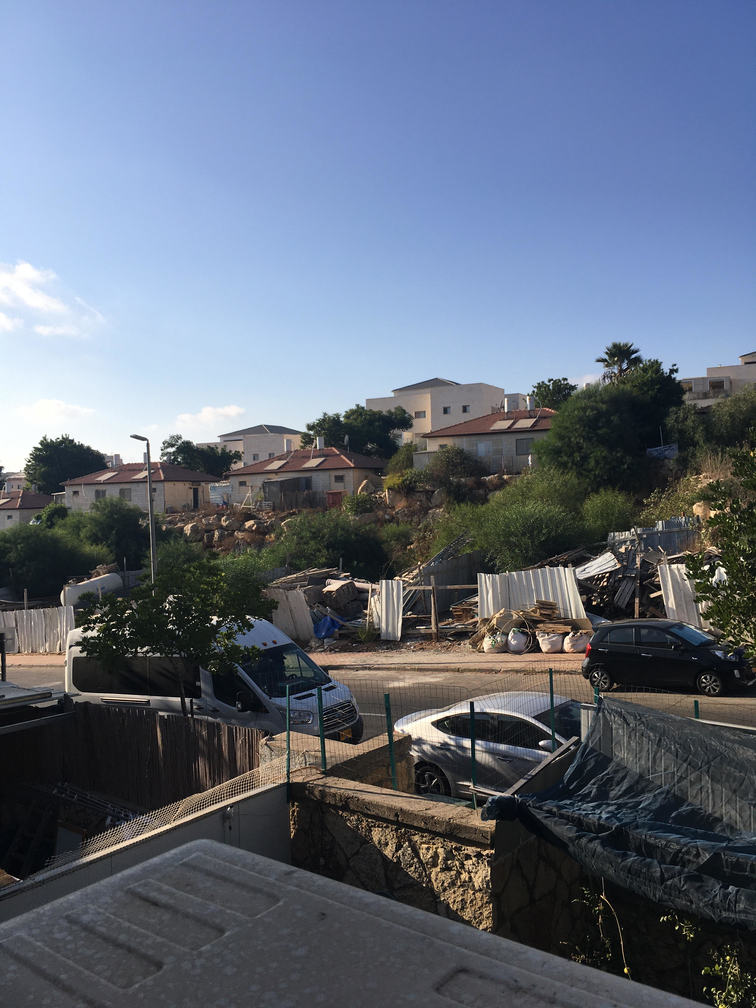
#> input picture data/inp/mine/ariel1.jpg, 756 x 1008 px; the run also reads 2 pictures not shown here
$ python myPanorama.py
#> lines starting #> are read from the running program, lines starting #| are printed output that depends on the picture
### imageRegistration.py
import cv2 as cv
import numpy as np
import matplotlib.pyplot as plt


'''
% function name: findMatchFeaturs
% Finding match features betweem 2 images, using OpenCV methods.
% Arguments:
% img1,img2 − images.
% Returns:
% match_points - List of matching points between the 2 images.
'''
def findMatchFeaturs(img1,img2):

    # Initiate SIFT detector
    sift = cv.xfeatures2d.SIFT_create()

    # find the keypoints and descriptors with SIFT
    kp1, des1 = sift.detectAndCompute(img1, None)
    kp2, des2 = sift.detectAndCompute(img2, None)

    # BFMatcher with default params
    bf = cv.BFMatcher()
    matches = bf.knnMatch(des1, des2, k=2)

    ratio = 0.75

    # Apply ratio test
    goodImg1 = []
    goodImg2 = []

    match_points = []

    for m, n in matches:
        if m.distance < ratio * n.distance:
            goodImg1.append([m])
            goodImg2.append([n])
            p1 = kp1[m.queryIdx].pt
            p1s = [p1[0],p1[1]]
            p2 = kp2[m.trainIdx].pt
            p2s = [p2[0],p2[1]]
            match_points.append([p1s,p2s])

    return match_points


'''
% function name: applyHomography
% APPLYHOMOGRAPHY Transform coordinates pos1 to pos2 using homography H.
% Arguments:
% pos1 - An nx2 matrix of [x,y] point coordinates per row.
% H - A 3x3 homography matrix.
% Returns:
% pos2 - An nx2 matrix of [x,y] point coordinates per row obtained from transforming pos1 using H.
'''
def applyHomography(pos1, H):

    pos2 = []  # For the new points positions after homography transformation

    # For every point calculate transformation:
    for point in pos1:

        # print(point)
        p = [point[0],point[1],1]  # Convert to homogeneous coordinate
        newP = H.dot(p)  # Multiply in the transformation matrix
        # if newP[2] == 0:
        # print(newP)
        newP = [newP[0]/newP[2],newP[1]/newP[2]]  # Convert from homogeneous coordinate

        pos2.append(newP)

    return pos2


'''
% function name: computeHomography
% Calculate homography between 4 matching positions(8 points), using DLT.
% Arguments:
% pts1 - An 4x2 matrix of [x,y] point coordinates per row, positions from the first image.
% pts2 - An 4x2 matrix of [x,y] point coordinates per row, matching positions on the other image.
% Returns:
% h - A 3x3 homography matrix.
'''
def computeHomography(pts1,pts2):

    mat = []

    for p1,p2 in zip(pts1,pts2):
        # DLT equations:
        arr1 = [p1[0],p1[1],1,0,0,0,-p2[0]*p1[0],-p2[0]*p1[1],-p2[0]]
        arr2 = [0,0,0,p1[0],p1[1],1,-p2[1]*p1[0],-p2[1]*p2[1],-p2[1]]

        mat.append(arr1)
        mat.append(arr2)

    # convert A to array:
    A = np.asarray(mat)
    # Compute the SVD:
    U, S, Vh = np.linalg.svd(A)
    # The parameters are in the last line of Vh and normalize them:
    L = Vh[-1, :] / Vh[-1, -1]
    # homography matrix:
    h = L.reshape(3, 3)

    return h

'''
% function name: computeDist
% Calculate squared euclidean distance between 2 points(the real point to estimate point).
% Arguments:
% pos1 - An nx2 matrix of [x,y] point coordinates per row, positions from the first image.
% pos2 - An nx2 matrix of [x,y] point coordinates per row, positions from the second image.
% H - A 3x3 homography matrix.
% inlierTol − inlier tolerance threshold.
% Returns:
% inlierPts - List oh inlier points.
'''
def computeDist(pos1,pos2,H,inlierTol):

    inlierPts = []  # For points whose distance is less than the threshold(inlier points).

    # Estimated position of the points from img1 in img2 according to the homography matrix:
    pts1est = applyHomography(pos1,H)

    # For every tuple of (estimated point,real point(img1),real point(img2),
    # calculate squared euclidean distance, if the norm is less than the threshold,
    # enter the real points in the inlierPts list.
    for est,p1,p2 in zip(pts1est,pos1,pos2):

        pEst = np.transpose([est[0], est[1]])
        pReal = np.transpose([p2[0], p2[1]])

        E = pReal - pEst
        norm = np.linalg.norm(E)

        if norm < inlierTol:
            inlierPts.append([p1,p2])

    return inlierPts


'''
function name: ransacHomography
% RANSACHOMOGRAPHY Fit homography to maximal inliers given point matches using the RANSAC algorithm.
% Arguments:
% pos1,pos2 − Two nx2 matrices containing n rows of [x,y] coordinates of matched points.
% numIters − Number of RANSAC iterations to perform.
% inlierTol − inlier tolerance threshold.
% Returns:
% bestH − A 3x3 normalized homography matrix.
% inliersPts − An array containing the indices in pos1/pos2 of the maximal set of inlier matches found.
'''
def ransacHomography(pos1,pos2,numIters,inlierTol):

    # For the best result during the iterations:
    bestH = []  # For homography matrix.
    inliersPts = []  # For the inlier points.

    for iter in range(numIters):
        # For each iteration, select 4 random points:
        idx = np.random.choice(len(pos1), size=4, replace=False)
        batch1 = []
        batch2 = []
        for n in idx:
            batch1.append(pos1[n])
            batch2.append(pos2[n])

        # Compute homography matrix:
        h = computeHomography(batch1,batch2)
        # Find inlier points:
        inlierPtsCurr = computeDist(pos1,pos2,h,inlierTol)

        # If the number of inlier points in the current iteration is greater than what we have saved,
        # save the matrix and the list of inlier points.
        if len(inlierPtsCurr) > len(inliersPts):
            inliersPts = inlierPtsCurr
            bestH = h

    return bestH,inliersPts

'''
function name: spiltPointsList
% Split a list of points from the following form: [[p1img1,p1img2],[p2img1,p2img2],...]
% for two lists, one for each image
% Arguments:
% pts - lists of points. [[p1img1,p1img2],[p2img1,p2img2],...]
% Returns:
% img1Pts- list of points. [p1img1,p2img1,...]
img2Pts - list of points.  [p1img2,p2img2,...]
'''
def spiltPointsList(pts):
    img1Pts = []
    img2Pts = []
    for i in pts:
        img1Pts.append(i[0])
        img2Pts.append(i[1])

    return img1Pts,img2Pts


'''
function name:displayMatches
% DISPLAYMATCHES Display matched pt. pairs overlayed on given image pair.
% Arguments:
% im1,im2 − two grayscale images
% pos1,pos2 − nx2 matrices containing n rows of [x,y] coordinates of matched
% points in im1 and im2 (i.e. the i’th match’s coordinate is
% pos1(i,:) in im1 and and pos2(i,:) in im2).
% inlind − k−element array of inlier matches (e.g. see output of
% ransacHomography)
'''
# [33 lines left out: function displayMatchs, not called in this run]


# [8 lines of commented-out code are left out]

### panorama_stitching.py
import cv2 as cv
import numpy as np
import matplotlib.pyplot as plt
import imageRegistration as ir


'''
function name: accumulateHomographies
% ACCUMULATEHOMOGRAPHY Accumulate homography matrix sequence.
% Arguments:
% Hpair − array or dict of M−1 3x3 homography matrices where Hpair{i} is a
% homography that transforms between coordinate systems i and i+1.
% m − Index of coordinate system we would like to accumulate the
% given homographies towards (see details below).
% Returns:
% Htot − array or dict of M 3x3 homography matrices where Htot{i} transforms
% coordinate system i to the coordinate system having the index m.
% Note:
% In this exercise homography matrices should always maintain
% the property that H(3,3)==1. This should be done by normalizing them as
% follows before using them to perform transformations H = H/H(3,3).
'''
def accumulateHomographies(Hpair, m):

    n = len(Hpair)  # Image number
    Htot = []

    # Build #n homography matrices between coordinate systems of img #mat and #m:
    for mat in range(n+1):

        # If #mat < #m:
        #     H[i,m] = H[m-1,m] * ... * H[mat+1,mat+2] * H[mat,mat+1]
        if mat < m:
            i = m - 1
            H_im = Hpair[i]

            while i > mat:
                i -= 1
                H_im = np.matmul(H_im, Hpair[i])

            # Noramilize the matrix and round to 5 numbers after the dot:
            H_im /= H_im[2,2]
            H_im = np.asarray([[round(j,5) for j in i] for i in H_im])
            Htot.append(H_im)

        # If #mat > #m:
        #     H[i,m] = H[m,m+1]^(-1) * ... * H[mat-2,mat-1]^(-1) * H[mat-1,mat]^(-1)
        if mat > m:
            i = m
            H_im = np.linalg.inv(Hpair[i])

            while i < mat - 1:
                i += 1
                invH = np.linalg.inv(Hpair[i])
                H_im = np.matmul(H_im, invH)

            # Noramilize the matrix and round to 5 numbers after the dot:
            H_im /= H_im[2,2]
            H_im = np.asarray([[round(j,5) for j in i] for i in H_im])
            Htot.append(H_im)

        # If #mat = #m:
        #   H[i,m] = [[1,0,0],[0,1,0],[0,0,1]
        if mat == m:
            H_im = np.identity(3)
            Htot.append(H_im)

    return Htot


'''
function name: renderPanorama
% RENDERPANORAMA Renders a set of images into a combined panorama image.
% Arguments:
% im − array or dict of n grayscale images.
% H − array or dict array of n 3x3 homography matrices transforming the ith image
% coordinates to the panorama image coordinates.
% Returns:
% panorama − A grayscale panorama image composed of n vertical strips that
% were backwarped each from the relevant frame im{i} using homography H{i}.
'''
def renderPanorama(im, H):

    numOfImages = len(im)
    Hcorners = []
    # Hcenters = []
    edges = []

    # If we have just one image, return:
    if numOfImages == 1:
        panorama = im[0]

        return panorama

    # For every image from 'im':
    for i in range(numOfImages):

        rowsSize, colsSize = im[i].shape
        curHomography = H[i]

        # Find the corners of the image after the transformation:
        corners = np.array([[0, 0], [colsSize, 0], [0, rowsSize], [colsSize, rowsSize]])
        Hcorners.append(ir.applyHomography(corners, curHomography))

        # find new edges of image
        HcornersNp = np.asarray(Hcorners[i])

        curr_edges = []
        curr_edges.append(min(HcornersNp[::, 0]))  # minX
        curr_edges.append(max(HcornersNp[::, 0]))  # maxX
        curr_edges.append(min(HcornersNp[::, 1]))  # minY
        curr_edges.append(max(HcornersNp[::, 1]))  # maxY
        edges.append(curr_edges)

    edgesNp = np.asarray(edges)

    # X range
    panoramaColSize = int(max(edgesNp[::,1])-min(edgesNp[::, 0])+1)
    # Y range
    panoramaRowSize = int(max(edgesNp[::,3])-min(edgesNp[::, 2])+1)

    panorama = np.zeros((panoramaRowSize, panoramaColSize))

    for i in range(numOfImages):

        Hmat = H[i]
        # warp images and add to 'panorama':
        panorama += cv.warpPerspective(im[i], Hmat,panorama.shape).T

        # Crop 'panorama':
        ans = panorama.T
        yBorder = int(max(edgesNp[::,3]))
        xBorder = int(max(edgesNp[::,1]))
        ans = ans[:yBorder,:xBorder]

    return ans


# [61 lines left out: function generatePanorama, not called in this run]


# [18 lines that do not run on import are left out]

### myPanorama.py
import cv2 as cv
import numpy as np
import imageRegistration as ir
import panorama_stitching as ps
import matplotlib.pyplot as plt


if __name__ == '__main__':


    img1 = cv.imread('./data/inp/mine/ariel1.jpg', cv.IMREAD_GRAYSCALE)
    img2 = cv.imread('./data/inp/mine/ariel2.jpg', cv.IMREAD_GRAYSCALE)
    img3 = cv.imread('./data/inp/mine/ariel3.jpg', cv.IMREAD_GRAYSCALE)
    img4 = cv.imread('./data/inp/mine/ariel4.jpg', cv.IMREAD_GRAYSCALE)
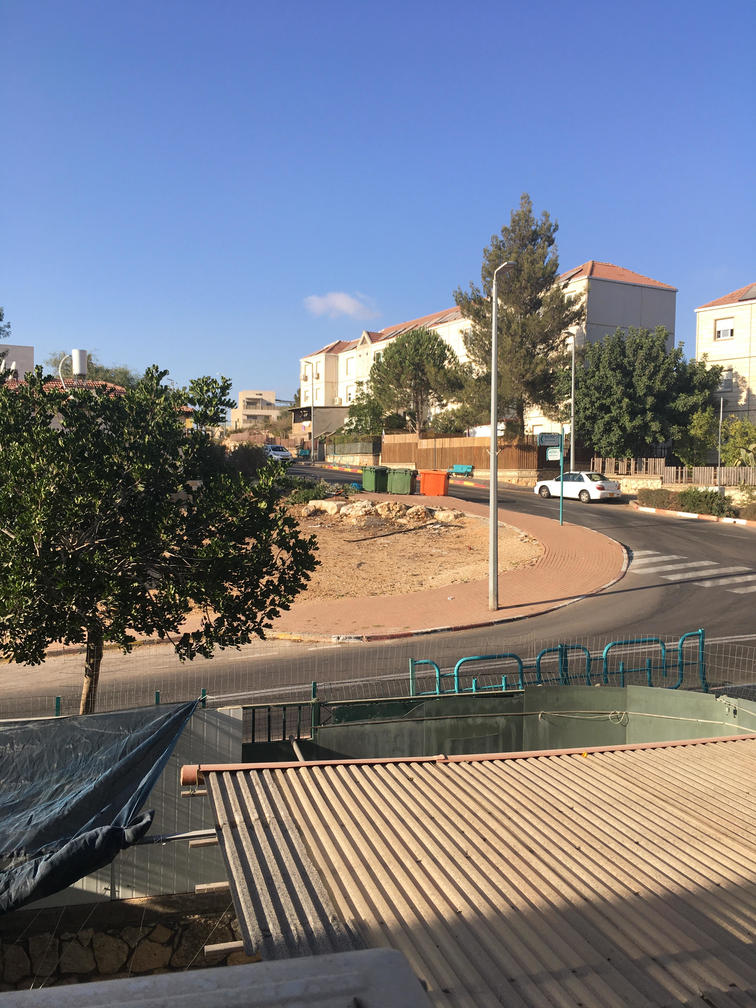
#> input picture data/inp/mine/ariel4.jpg, 756 x 1008 px
    ariel = [img1,img2,img3,img4]

    images = ariel
#> images = 4 items

    hpair = []

    # For every pair of images:
    for im in range(len(images)-1):
        # 2. Find and match features
        mp = ir.findMatchFeaturs(images[im], images[im+1])
        pts1, pts2 = ir.spiltPointsList(mp)

        # 3. Register homography pairs (using your ransacHomography)
        h, pts = ir.ransacHomography(pts1, pts2, numIters=10, inlierTol=5)

        # 4. Display inlier and outlier matches (using your displayMatches):
        # ir.displayMatchs(images[im], images[im+1], pts1, pts2, pts)

        hpair.append(h)
#> this loop made 3 passes
#> matches in findMatchFeaturs on passes 2 to 3: 3948 matches, 4387 matches
#> after the loop, hpair = [[[1.47, -0.0175, -464], [0.315, 1.35, -208.9], [0.00059, 4.43e-05, 1]], [[1.32, -0.0241, -361.1], [0.23, 1.19, -86.95], [0.000435, -2.99e-05, 1]], [[1.33, 0.00929, -344.1], [0.186, 1.23, -116.3], [0.000402, 3.27e-05, 1]]]

    # 5. Transform the homographies (using your accumulateHomographies):
    acc = ps.accumulateHomographies(hpair, 1)
#> in accumulateHomographies, `n = len(Hpair)`: n = 3
#> after the loop in accumulateHomographies, `for mat in range(n+1):`: Htot = [[[1.47, -0.0175, -464], [0.315, 1.35, -208.9], [0.00059, 4e-05, 1]], [[1, 0, 0], [0, 1, 0], [0, 0, 1]], [[0.756, 0.0222, 274.9], [-0.17, 0.936, 19.86], [-0.00033, 2e-05, 1]], [[0.53, 0.0041, 515.2], [-0.293, 0.922, 30.29], [-0.00061, 0, 1]]]
#> acc has the same summary as Htot in accumulateHomographies

    # 6. Load the RGB frames:
    img1 = cv.imread('./data/inp/mine/ariel1.jpg')
#> img1 is the input picture: shape (1008, 756, 3); mean B, G, R 122.9, 106.6, 97.4
    img2 = cv.imread('./data/inp/mine/ariel2.jpg')
    img3 = cv.imread('./data/inp/mine/ariel3.jpg')
    img4 = cv.imread('./data/inp/mine/ariel4.jpg')
#> img4 is the input picture: shape (1008, 756, 3); mean B, G, R 129.6, 120.6, 118.7
    ariel = [img1, img2, img3, img4]

    images = ariel
    # images = backyard


    # 7. Render panorama of each color channel (using your renderPanorama):
    Rimages = []
    Gimages = []
    Bimages = []

    # For every image:
    # a. convert from BGR to RGB.
    # b. Divide into 3 channels: [R],[G],[B]
    for i in range(len(images)):
        img = images[i]
        img = cv.cvtColor(img,cv.COLOR_BGR2RGB)
        r = img[::, ::, 0]
        g = img[::, ::, 1]
        b = img[::, ::, 2]

        Rimages.append(r)
        Gimages.append(g)
        Bimages.append(b)
#> this loop made 4 passes
#> after the loop, Bimages = 4 items; Gimages = 4 items; Rimages = 4 items

    # Make panorama for each channel:
    Rpano = ps.renderPanorama(Rimages,acc)
#> in renderPanorama, `numOfImages = len(im)`: numOfImages = 4
#> the loop in renderPanorama, `for i in range(numOfImages): ` made 4 passes
#> (curHomography, HcornersNp) on pass 2: ([[1, 0, 0], [0, 1, 0], [0, 0, 1]], [[0, 0], [756, 0], [0, 1008], [756, 1008]])
#> after the loop in renderPanorama, `for i in range(numOfImages):`: Hcorners = [[[-464, -208.9], [448.3, 20.01], [-462.9, 1107.9], [424.3, 935.5]], [[0, 0], [756, 0], [0, 1008], [756, 1008]], [[274.9, 19.86], [1127.5, -145.2], [291.3, 944.4], [1127, 1082.9]], [[515.2, 30.29], [1700.5, -355.2], [519.4, 959.4], [1708.1, 1369]]]; edges = [[-464, 448.3, -208.9, 1107.9], [0, 756, 0, 1008], [274.9, 1127.5, -145.2, 1082.9], [515.2, 1708.1, -355.2, 1369]]
#> in renderPanorama, `edgesNp = np.asarray(edges)`: edgesNp has the same summary as edges
#> in renderPanorama, `panoramaColSize = int(max(edgesNp[::,1])-min(edgesNp[::, 0])+1)`: panoramaColSize = 2173
#> in renderPanorama, `panoramaRowSize = int(max(edgesNp[::,3])-min(edgesNp[::, 2])+1)`: panoramaRowSize = 1725
#> the loop in renderPanorama, `for i in range(numOfImages): ` made 4 passes
#> Hmat on pass 2: [[1, 0, 0], [0, 1, 0], [0, 0, 1]]
    Gpano = ps.renderPanorama(Gimages,acc)
#> the loop in renderPanorama (call 2), `for i in range(numOfImages): ` made 4 passes
#> the loop in renderPanorama (call 2), `for i in range(numOfImages): ` made 4 passes
    Bpano = ps.renderPanorama(Bimages,acc)

    # print(Rpano)
    new_image = np.zeros((Rpano.shape[0], Rpano.shape[1], 3), dtype=int)
    new_image[::,::,0] = Rpano
    new_image[::,::,1] = Gpano
    new_image[::,::,2] = Bpano

    # Stack RGB together:
    rgbPano = np.dstack([Rpano,Gpano,Bpano])

    # # Display panorama image:
    # plt.imshow(new_image)
    # plt.show()

    # Convert to BGR:
    new_image = np.zeros((Rpano.shape[0], Rpano.shape[1], 3), dtype=int)
    new_image[::, ::, 0] = Bpano
    new_image[::, ::, 1] = Gpano
    new_image[::, ::, 2] = Rpano
    new_image.astype(np.uint8)

    cv.imwrite("./data/out/mine/arielPano.jpg", new_image)


    # arielBack images:

    img1 = cv.imread('./data/inp/mine/arielBack1.jpg', cv.IMREAD_GRAYSCALE)
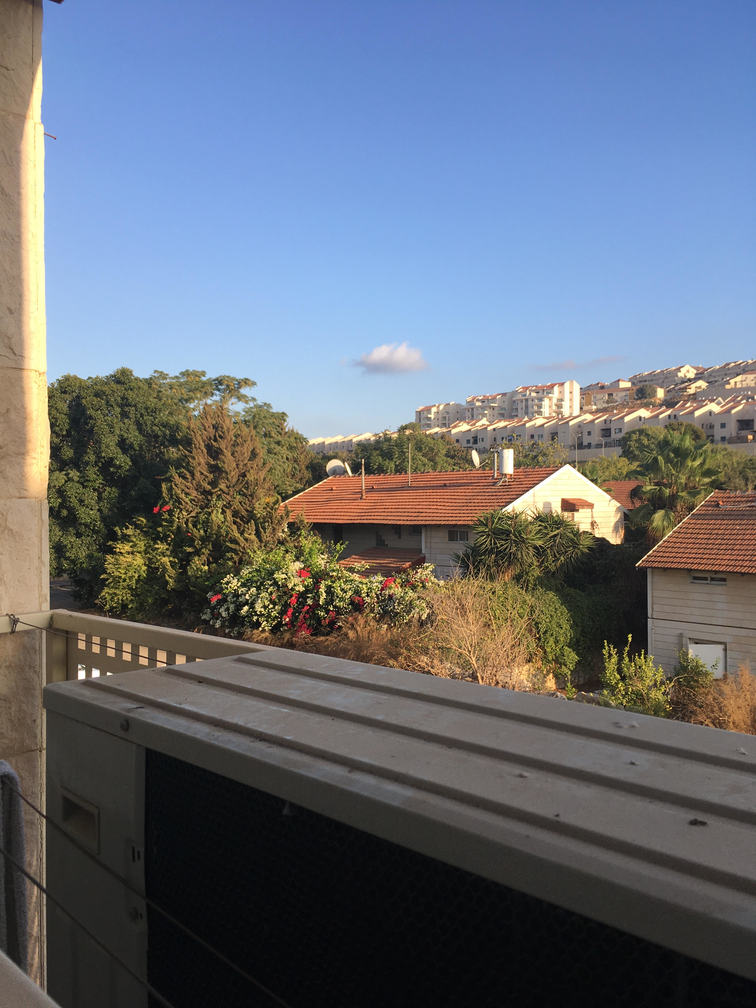
#> input picture data/inp/mine/arielBack1.jpg, 756 x 1008 px
#> img1: shape (1008, 756)
    img2 = cv.imread('./data/inp/mine/arielBack2.jpg', cv.IMREAD_GRAYSCALE)
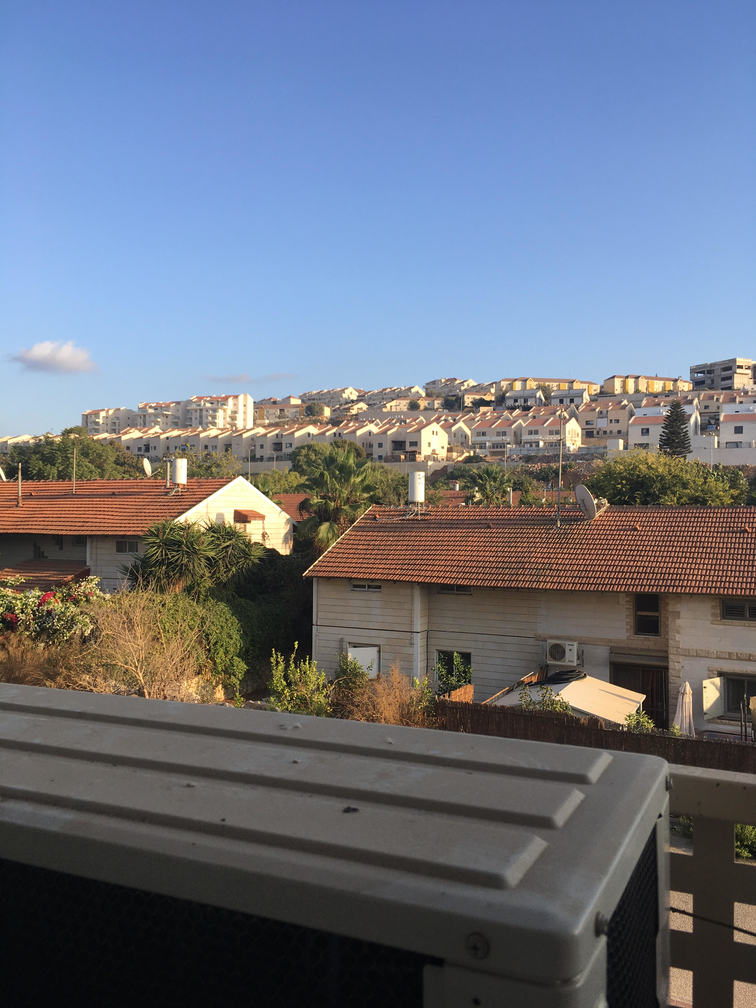
#> input picture data/inp/mine/arielBack2.jpg, 756 x 1008 px
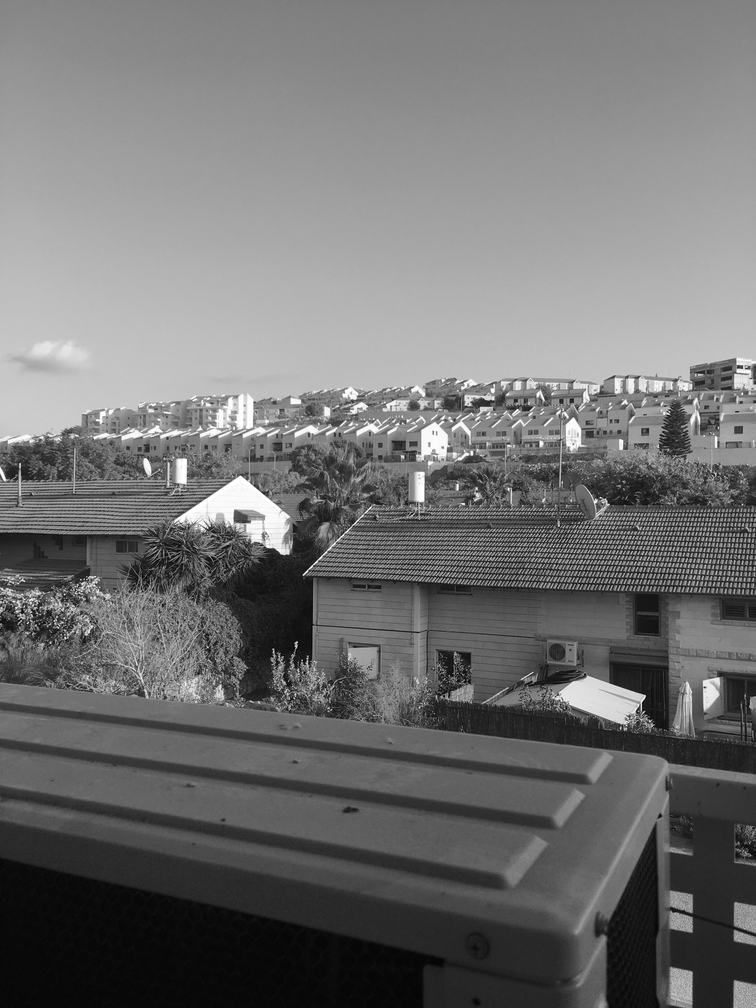
#> img2: shape (1008, 756); min 0, max 255, mean 113.3
    img3 = cv.imread('./data/inp/mine/arielBack3.jpg', cv.IMREAD_GRAYSCALE)
    img4 = cv.imread('./data/inp/mine/arielBack4.jpg', cv.IMREAD_GRAYSCALE)
    img5 = cv.imread('./data/inp/mine/arielBack4.jpg', cv.IMREAD_GRAYSCALE)
    ariel = [img1, img2, img3, img4,img5]

    images = ariel
#> images = 5 items

    hpair = []

    # For every pair of images:
    for im in range(len(images) - 1):
        # 2. Find and match features
#> (the run stopped early here; a loop or call above may not have finished)
